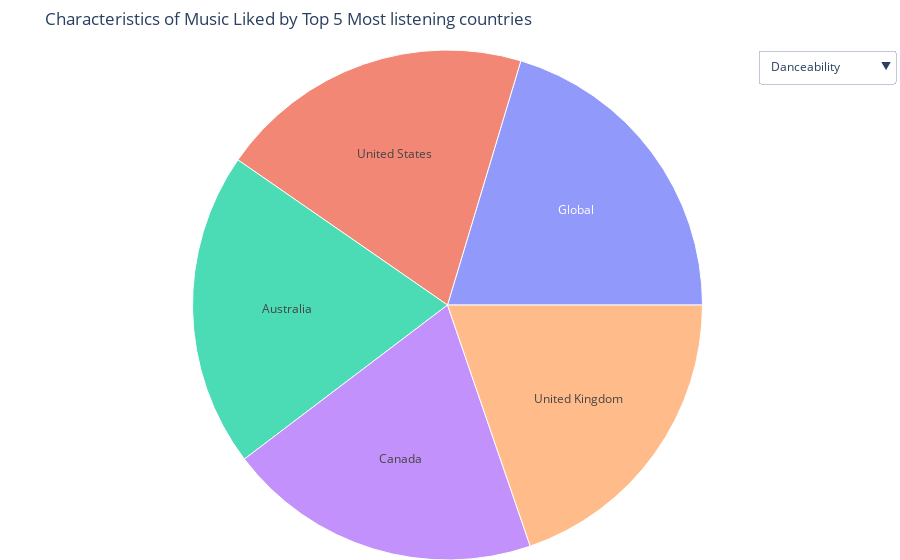

Source (notebook cell):
### Code cell
from plotly.subplots import make_subplots
# Create the initial sunburst plot
fig = go.Figure(go.Sunburst(
    labels=top_countries_df["country_name"],
    parents=[''] * len(top_countries_df['country_name']),
    values=top_countries_df['popularity'],
    hovertemplate='<b>%{label}</b><br>%{value:.2f} (%{percentParent:.2%})<extra></extra>'
))
# Define available attributes
attributes = ['danceability', 'energy', 'loudness', 'speechiness', 'key', 'mode', 'acousticness', 'instrumentalness', 'liveness', 'valence', 'tempo']
# Create the dropdown menu
buttons = []
for attribute in attributes:
    buttons.append(dict(
        method='restyle',
        args=[{'values': [top_countries_df[attribute]]}],
        label=attribute.capitalize()
    ))
fig.update_layout(
    updatemenus=[
        dict(
            buttons=buttons,
            direction='down',
            active=0,
            x=1.0,
            y=1.0
        ),
    ],
    title='Characteristics of Music Liked by Top 5 Most listening countries',
    margin=dict(t=50, l=0, r=5, b=0)
)

fig.show()

### Figure 1 — Plotly figure (JSON) as saved in the notebook; plotly's stock layout.template omitted (floating-point values rounded to 4 significant figures)
{"data": [{"hovertemplate": "<b>%{label}</b><br>%{value:.2f} (%{percentParent:.2%})<extra></extra>", "labels": ["Australia", "Canada", "Global", "United Kingdom", "United States"], "parents": ["", "", "", "", ""], "type": "sunburst", "values": [89.75, 89.59, 91.48, 88.73, 89.93]}], "layout": {"margin": {"b": 0, "l": 0, "r": 5, "t": 50}, "title": {"text": "Characteristics of Music Liked by Top 5 Most listening countries"}, "updatemenus": [{"active": 0, "buttons": [{"args": [{"values": [[0.6427, 0.644, 0.6685, 0.6295, 0.6436]]}], "label": "Danceability", "method": "restyle"}, {"args": [{"values": [[0.6445, 0.6111, 0.6447, 0.6703, 0.6188]]}], "label": "Energy", "method": "restyle"}, {"args": [{"values": [[-6.779, -6.939, -6.491, -6.609, -6.76]]}], "label": "Loudness", "method": "restyle"}, {"args": [{"values": [[0.08858, 0.09361, 0.1023, 0.09897, 0.1038]]}], "label": "Speechiness", "method": "restyle"}, {"args": [{"values": [[5.112, 5.694, 5.373, 4.622, 5.577]]}], "label": "Key", "method": "restyle"}, {"args": [{"values": [[0.6884, 0.5707, 0.5489, 0.6091, 0.566]]}], "label": "Mode", "method": "restyle"}, {"args": [{"values": [[0.2558, 0.2764, 0.2843, 0.2541, 0.2752]]}], "label": "Acousticness", "method": "restyle"}, {"args": [{"values": [[0.007676, 0.006293, 0.01237, 0.01409, 0.006998]]}], "label": "Instrumentalness", "method": "restyle"}, {"args": [{"values": [[0.1845, 0.1847, 0.1682, 0.1738, 0.1939]]}], "label": "Liveness", "method": "restyle"}, {"args": [{"values": [[0.5137, 0.4637, 0.4974, 0.4864, 0.4567]]}], "label": "Valence", "method": "restyle"}, {"args": [{"values": [[124.3, 124.0, 119.9, 122.9, 124.3]]}], "label": "Tempo", "method": "restyle"}], "direction": "down", "x": 1, "y": 1}]}}
